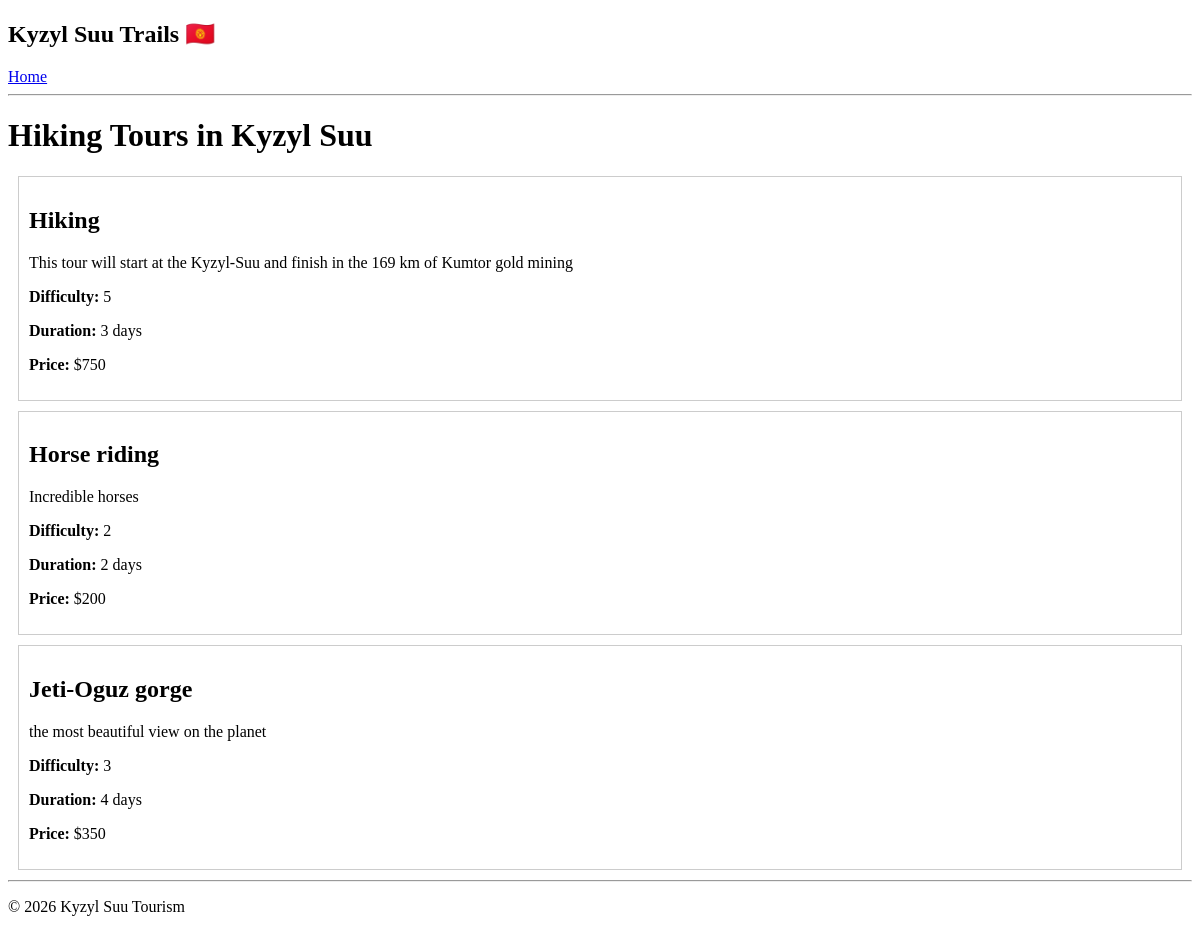
Before: / with the older database file.
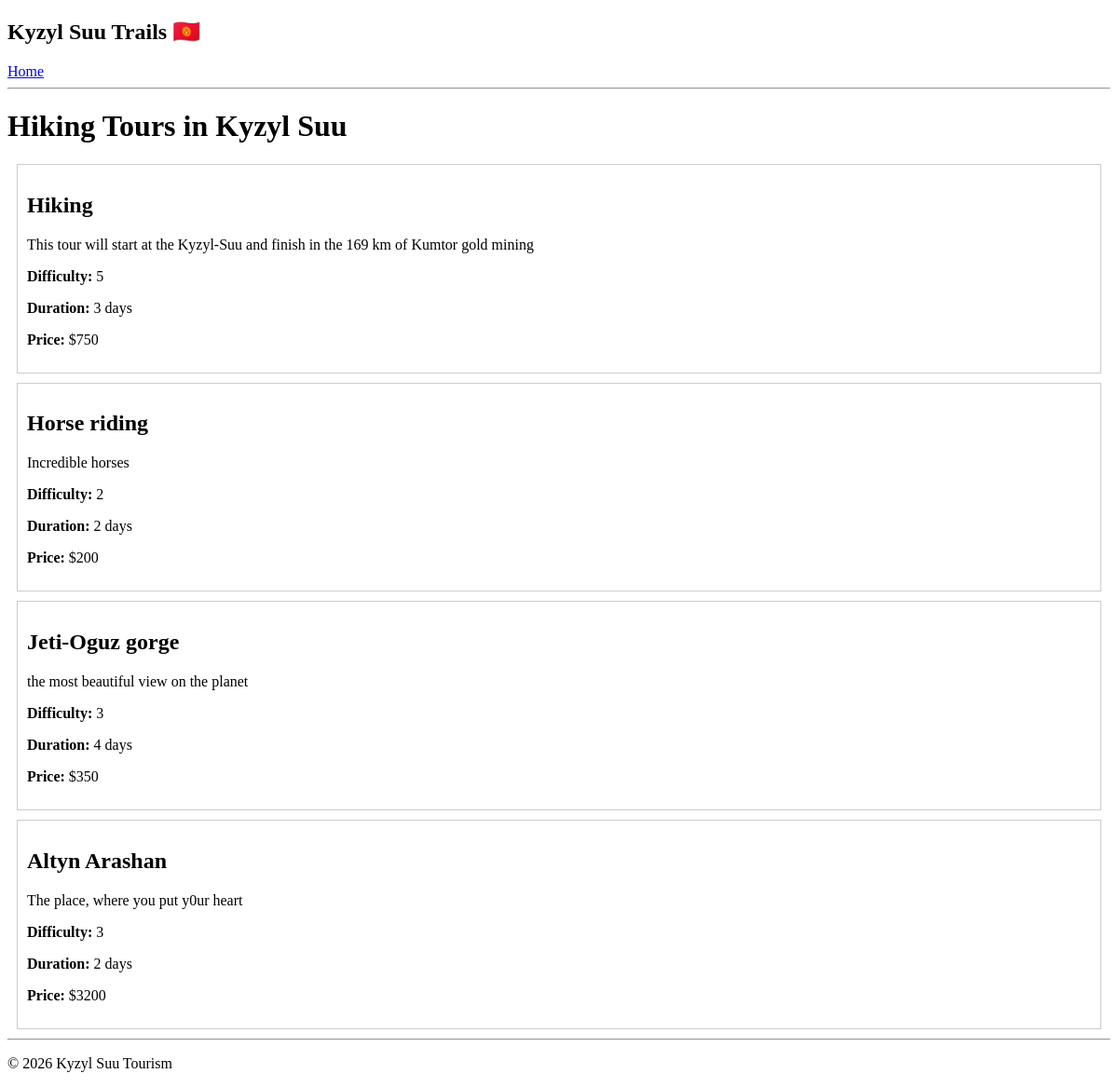
After: the same page with the newer database file.
### tours/models.py (models this page shows, shortened)
class Tour(models.Model):
    title = models.CharField(max_length=200)
    description = models.TextField()
    difficulty = models.CharField(max_length=50)
    duration_days = models.PositiveIntegerField()
    price_usd = models.PositiveIntegerField()
    location = models.CharField(max_length=100, default='Kyzyl Suu')
    created_at = models.DateTimeField(auto_now_add=True)

### core/views.py (the view)
# urls.py: path('', home, name='home'),
def home(request):
    tours = Tour.objects.all()
    return render(request, 'core/home.html', {
        'tours': tours
    })

### core/templates/core/home.html (shortened to what this page needs)
{% extends "core/base.html" %}
{% block content %}
<h1>Hiking Tours in Kyzyl Suu</h1>
{% for tour in tours %}
    <div style="border:1px solid #ccc; padding:10px; margin:10px;">
        <h2>{{ tour.title }}</h2>
        <p>{{ tour.description }}</p>
        <p><strong>Difficulty:</strong> {{ tour.difficulty }}</p>
        <p><strong>Duration:</strong> {{ tour.duration_days }} days</p>
        <p><strong>Price:</strong> ${{ tour.price_usd }}</p>
    </div>
{% empty %}
    <p>No tours available yet.</p>
{% endfor %}
{% endblock %}

### core/templates/core/base.html (shortened to what this page needs)
<!DOCTYPE html>
<html lang="en">
<head>
</head>
<body>
    <header>
        <h2>Kyzyl Suu Trails 🇰🇬</h2>
        <nav>
            <a href="{% url 'home' %}">Home</a>
        </nav>
        <hr>
    </header>
    <main>
        {% block content %}{% endblock %}
    </main>
    <footer>
        <hr>
        <p>© 2026 Kyzyl Suu Tourism</p>
    </footer>
</body>
</html>

Changed rows visible on the page:
added Tour: title "Altyn Arashan", description "The place, where you put y0ur heart", difficulty "3", duration_days "2", price_usd "3200"
